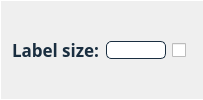
                                <widget class="QFrame" name="frame_nr_inf_iter_6">
                                 <property name="styleSheet">
                                  <string notr="true">border-bottom: 1px solid #FFFFFF;
border-left: 0.5px solid #FFFFFF;
border-top: 0.5px solid #FFFFFF;
</string>
                                 </property>
                                 <property name="frameShape">
                                  <enum>QFrame::NoFrame</enum>
                                 </property>
                                 <property name="frameShadow">
                                  <enum>QFrame::Plain</enum>
                                 </property>
                                 <layout class="QHBoxLayout" name="horizontalLayout_119">
                                  <item>
                                   <widget class="QLabel" name="label_nr_inf_iter_6">
                                    <property name="sizePolicy">
                                     <sizepolicy hsizetype="Minimum" vsizetype="Preferred">
                                      <horstretch>0</horstretch>
                                      <verstretch>0</verstretch>
                                     </sizepolicy>
                                    </property>
                                    <property name="maximumSize">
                                     <size>
                                      <width>16777215</width>
                                      <height>16777215</height>
                                     </size>
                                    </property>
                                    <property name="font">
                                     <font>
                                      <family>Avenir</family>
                                      <pointsize>13</pointsize>
                                      <weight>75</weight>
                                      <italic>false</italic>
                                      <bold>true</bold>
                                     </font>
                                    </property>
                                    <property name="toolTip">
                                     <string>&lt;html&gt;&lt;head/&gt;&lt;body&gt;&lt;p&gt;&lt;span style=&quot; font-weight:400;&quot;&gt;The weight of each topic in each document.&lt;/span&gt;&lt;/p&gt;&lt;/body&gt;&lt;/html&gt;</string>
                                    </property>
                                    <property name="styleSheet">
                                     <string notr="true">font: 87 13pt &quot;Avenir&quot;;
color:#1A2E40;
font-weight: bold;
border:None;</string>
                                    </property>
                                    <property name="text">
                                     <string>Label size:</string>
                                    </property>
                                   </widget>
                                  </item>
                                  <item>
                                   <widget class="QLineEdit" name="lineEdit_nr_inf_iter_6">
                                    <property name="sizePolicy">
                                     <sizepolicy hsizetype="Minimum" vsizetype="Fixed">
                                      <horstretch>0</horstretch>
                                      <verstretch>0</verstretch>
                                     </sizepolicy>
                                    </property>
                                    <property name="minimumSize">
                                     <size>
                                      <width>0</width>
                                      <height>0</height>
                                     </size>
                                    </property>
                                    <property name="maximumSize">
                                     <size>
                                      <width>60</width>
                                      <height>16777215</height>
                                     </size>
                                    </property>
                                    <property name="styleSheet">
                                     <string notr="true">QLineEdit {	
	background-color: #FFFFFF;
	font: 87 italic 12pt &quot;Avenir&quot;;
	border-radius: 5px;
	border: 1px solid #1A2E40;
	color:black;
}</string>
                                    </property>
                                   </widget>
                                  </item>
                                  <item>
                                   <widget class="QCheckBox" name="checkBox_nr_inf_iter_6">
                                    <property name="sizePolicy">
                                     <sizepolicy hsizetype="Fixed" vsizetype="Fixed">
                                      <horstretch>0</horstretch>
                                      <verstretch>0</verstretch>
                                     </sizepolicy>
                                    </property>
                                    <property name="styleSheet">
                                     <string notr="true">border:0px;</string>
                                    </property>
                                    <property name="text">
                                     <string/>
                                    </property>
                                   </widget>
                                  </item>
                                 </layout>
                                </widget>
